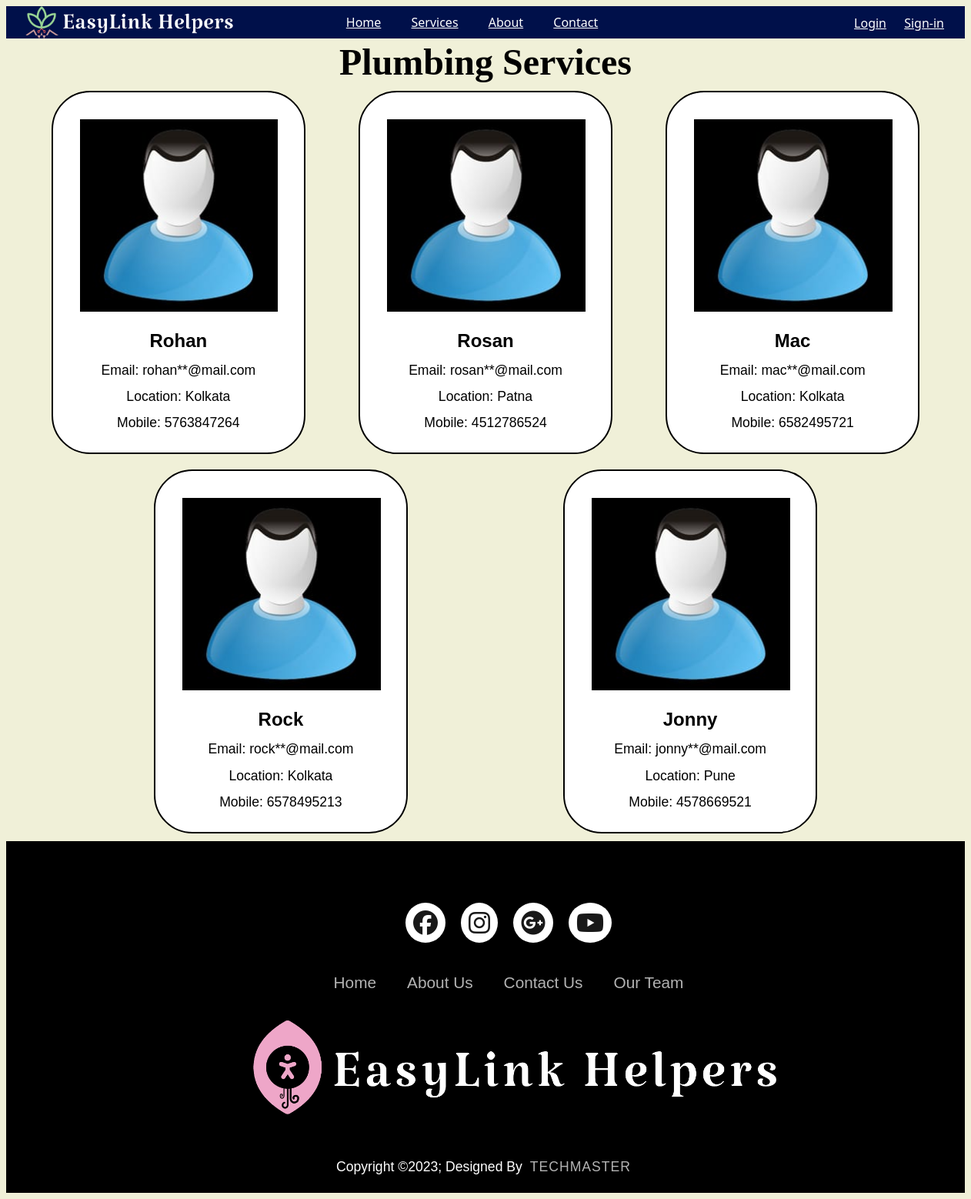
The page /services/Plumbing Services/ on the database its author committed.
### web/models.py (models this page shows, shortened)
class LabourUser(models.Model):
    username = models.CharField(max_length=50 , null = False,unique=True)
    email = models.EmailField(null=False)
    userId = models.UUIDField(default=uuid.uuid4,editable=False,unique=True)
    password = models.CharField(max_length=10 , null = False)
    profession = models.CharField(max_length=10 , null = False)
    location = models.CharField(max_length=10 , null = False)
    image = models.ImageField(upload_to="img/%y",default="../media/defualtuser.jpg")
    mobile = models.PositiveIntegerField(null=False)
    user = models.ForeignKey(User,on_delete=models.CASCADE,null=True)
    score = models.IntegerField(default=0 ,null=True)
    skills = models.CharField(max_length=50 , null=False,default="No skills")
    USERNAME_FIELD = 'userId'
    REQUIRED_FIELDS = ['email']

### web/views.py (the view)
# urls.py: path('services/<str:serviceType>/',views.LabourList,name = "LabourList" ),
def LabourList(request,serviceType):
    print(serviceType)
    labours = LabourUser.objects.filter(profession = serviceType)
    return render(request,'laborList.html',{'labours':labours , 'serviceType' : serviceType})

### templates/laborList.html (shortened to what this page needs)
{%extends 'base.html'%}
{%block body%}
    <h1>{{serviceType}}</h1>
    <div class="container">
                {%for labour in labours%}
                <div class="labour-box">
                <img src="{{labour.image.url}}" alt="labour-image">
                <h2 class="labour-list-names">{{labour.username}}</h2>
                <p class="labour-list-email">Email: {{labour.email}}</p>
                <p class="labour-list-location">Location: {{labour.location}}</p>
                <p class="labour-list-mobile">Mobile: {{labour.mobile}}</p>
                </div>
                {%endfor%}
    </div>
{%endblock body%}

### rows shown on the page
LabourUser: image (picture), username "Rohan", email "rohan**@mail.com", location "Kolkata", mobile "5763847264"
LabourUser: image (picture), username "Rosan", email "rosan**@mail.com", location "Patna", mobile "4512786524"
LabourUser: image (picture), username "Mac", email "mac**@mail.com", location "Kolkata", mobile "6582495721"
LabourUser: image (picture), username "Rock", email "rock**@mail.com", location "Kolkata", mobile "6578495213"
LabourUser: image (picture), username "Jonny", email "jonny**@mail.com", location "Pune", mobile "4578669521"

### other values the page prints
{{ serviceType }} "Plumbing Services"
